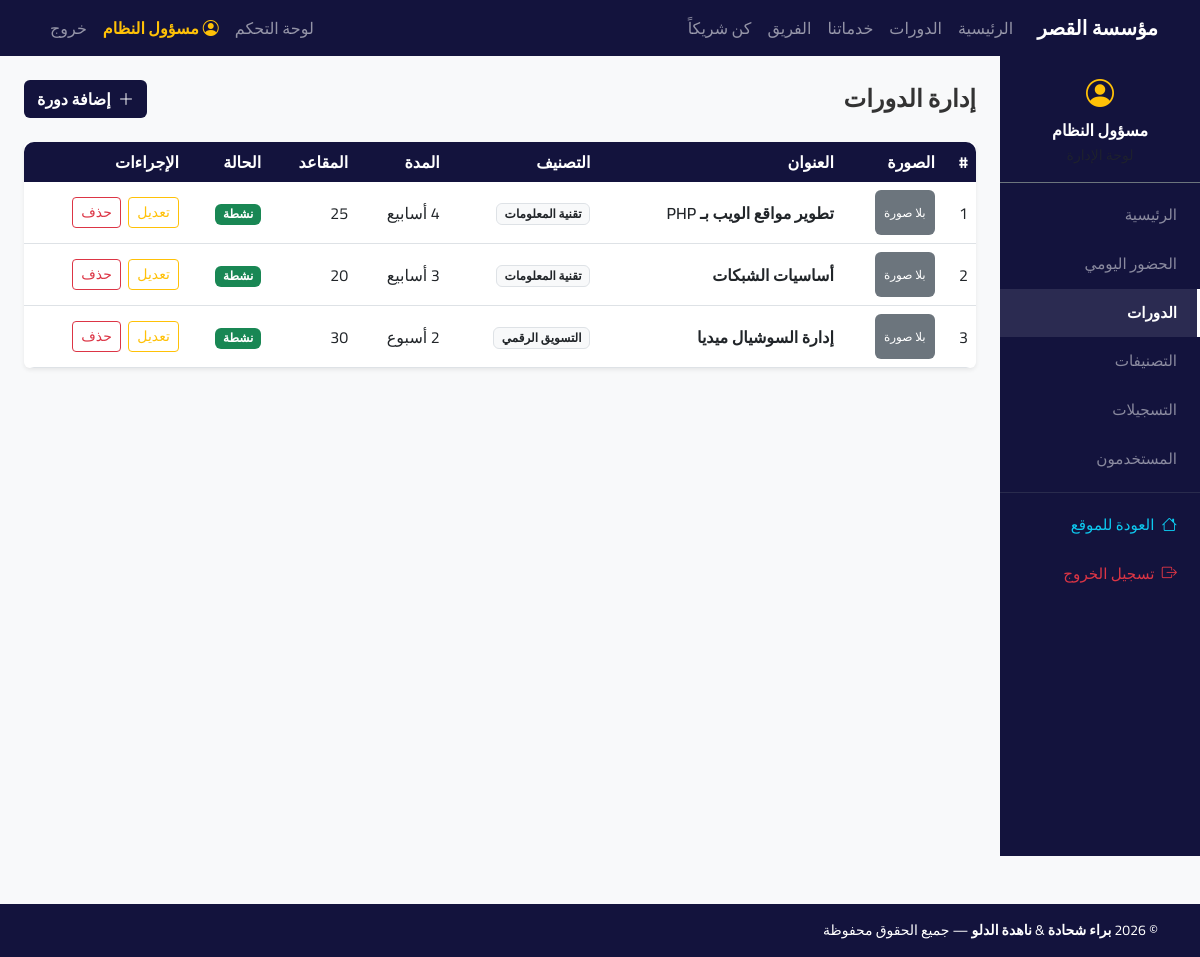
The page /admin/courses.php (signed in) on the database its author committed.
### tables this page shows
CREATE TABLE courses (
    id            INT AUTO_INCREMENT PRIMARY KEY,
    category_id   INT              NOT NULL,
    title         VARCHAR(200)     NOT NULL,
    description   TEXT,
    duration      VARCHAR(50),
    seats         INT              DEFAULT 30,
    image         VARCHAR(255),
    status        ENUM('active','inactive') DEFAULT 'active',
    created_at    TIMESTAMP        DEFAULT CURRENT_TIMESTAMP,

    FOREIGN KEY (category_id) REFERENCES categories(id) ON DELETE CASCADE
);

CREATE TABLE categories (
    id          INT AUTO_INCREMENT PRIMARY KEY,
    name        VARCHAR(100)        NOT NULL,
    description TEXT,
    created_at  TIMESTAMP           DEFAULT CURRENT_TIMESTAMP
);

### admin/courses.php (the view, shortened to what this page needs)
<?php
require_once '../includes/functions.php';
$is_admin   = true;
$courses = mysqli_query($conn, "
    SELECT c.*, cat.name AS cat_name
    FROM courses c
    LEFT JOIN categories cat ON c.category_id = cat.id
    ORDER BY c.created_at DESC
");
?>
<?php include '../includes/header.php'; ?>
<div class="container-fluid">
    <div class="row">
        <?php $active_page = 'courses'; include '../includes/admin_sidebar.php'; ?>
        <div class="col-md-10 p-4">
            <div class="d-flex justify-content-between align-items-center mb-4">
                <h4 class="fw-bold mb-0">إدارة الدورات</h4>
                <button class="btn text-white fw-bold" data-bs-toggle="modal" data-bs-target="#addModal" style="background-color: #13133d;">
                    <i class="bi bi-plus-lg me-1"></i> إضافة دورة
                </button>
            </div>
            <div class="card border-0 shadow-sm">
                <div class="card-body p-0">
                    <div class="table-responsive">
                        <table class="table table-hover align-middle mb-0">
                            <thead>
                                <tr>
                                    <th>#</th>
                                    <th>الصورة</th>
                                    <th>العنوان</th>
                                    <th>التصنيف</th>
                                    <th>المدة</th>
                                    <th>المقاعد</th>
                                    <th>الحالة</th>
                                    <th>الإجراءات</th>
                                </tr>
                            </thead>
                            <tbody>
                            <?php $i=1; while ($c = mysqli_fetch_assoc($courses)): ?>
                                <tr>
                                    <td><?php echo $i++; ?></td>
                                    <td>
                                        <?php if ($c['image']): ?>
                                            <img src="../uploads/courses/<?php echo htmlspecialchars($c['image'], ENT_QUOTES, 'UTF-8'); ?>"
                                                 style="width:60px;height:45px;object-fit:cover;border-radius:6px">
                                        <?php else: ?>
                                            <div class="bg-secondary text-white rounded d-flex align-items-center justify-content-center"
                                                 style="width:60px;height:45px;font-size:12px">
                                                بلا صورة
                                            </div>
                                        <?php endif; ?>
                                    </td>
                                    <td class="fw-semibold"><?php echo htmlspecialchars($c['title'], ENT_QUOTES, 'UTF-8'); ?></td>
                                    <td><span class="badge bg-light text-dark border"><?php echo htmlspecialchars($c['cat_name'] ?? 'بدون تصنيف', ENT_QUOTES, 'UTF-8'); ?></span></td>
                                    <td><?php echo htmlspecialchars($c['duration'] ?? '-', ENT_QUOTES, 'UTF-8'); ?></td>
                                    <td><?php echo (int)$c['seats']; ?></td>
                                    <td>
                                        <span class="badge bg-<?php echo $c['status']==='active' ? 'success' : 'secondary'; ?>">
                                            <?php echo $c['status']==='active' ? 'نشطة' : 'موقوفة'; ?>
                                        </span>
                                    </td>
                                    <td>
                                        <button class="btn btn-sm btn-outline-warning me-1"
                                                data-bs-toggle="modal" data-bs-target="#editModal"
                                                data-id="<?php echo $c['id']; ?>"
                                                data-title="<?php echo htmlspecialchars($c['title'], ENT_QUOTES, 'UTF-8'); ?>"
                                                data-desc="<?php echo htmlspecialchars($c['description'] ?? '', ENT_QUOTES, 'UTF-8'); ?>"
                                                data-duration="<?php echo htmlspecialchars($c['duration'] ?? '', ENT_QUOTES, 'UTF-8'); ?>"
                                                data-seats="<?php echo (int)$c['seats']; ?>"
                                                data-cat="<?php echo (int)$c['category_id']; ?>"
                                                data-status="<?php echo htmlspecialchars($c['status'], ENT_QUOTES, 'UTF-8'); ?>">
                                            تعديل
                                        </button>
                                        <a href="courses.php?delete=<?php echo $c['id']; ?>"
                                           class="btn btn-sm btn-outline-danger"
                                           onclick="return confirm('هل أنتِ متأكدة من حذف هذه الدورة؟');">
                                            حذف
                                        </a>
                                    </td>
                                </tr>
                            <?php endwhile; ?>
                            </tbody>
                        </table>
                    </div>
                </div>
            </div>
        </div>
    </div>
</div>
<?php include '../includes/footer.php'; ?>

### includes/header.php (shortened to what this page needs)
<!DOCTYPE html>
<html lang="ar" dir="rtl">
<head>
    <link rel="stylesheet" href="https://cdn.jsdelivr.net/npm/bootstrap@5.3.0/dist/css/bootstrap.rtl.min.css">
    <link rel="stylesheet" href="https://cdn.jsdelivr.net/npm/bootstrap-icons@1.10.0/font/bootstrap-icons.css">
    <link rel="stylesheet" href="<?php echo isset($is_admin) ? '../' : ''; ?>assets/css/style.css">
</head>
<body>
<nav class="navbar navbar-expand-lg navbar-dark sticky-top" style="background-color: #13133d;">
    <div class="container">
        <a class="navbar-brand d-flex align-items-center gap-2 fw-bold" href="<?php echo isset($is_admin) ? '../' : ''; ?>index.php">
            <span class="text-white">مؤسسة القصر</span>
        </a>
        <div class="collapse navbar-collapse" id="navMenu">
            <ul class="navbar-nav me-auto">
               <li class="nav-item"><a class="nav-link" href="<?php echo isset($is_admin) ? '../' : ''; ?>index.php">الرئيسية</a></li>
               <li class="nav-item"><a class="nav-link" href="<?php echo isset($is_admin) ? '../' : ''; ?>courses.php">الدورات</a></li>
               <li class="nav-item"><a class="nav-link" href="<?php echo isset($is_admin) ? '../' : ''; ?>index.php#services">خدماتنا</a></li>
               <li class="nav-item"><a class="nav-link" href="<?php echo isset($is_admin) ? '../' : ''; ?>index.php#team">الفريق</a></li>
               <li class="nav-item"><a class="nav-link" href="<?php echo isset($is_admin) ? '../' : ''; ?>index.php#support">كن شريكاً</a></li>
            </ul>
            <ul class="navbar-nav align-items-center">
                <?php if (isset($_SESSION['user_id'])): ?>
                    <?php if ($_SESSION['role'] === 'admin'): ?>
                        <li class="nav-item"><a class="nav-link" href="<?php echo isset($is_admin) ? '' : 'admin/'; ?>dashboard.php">لوحة التحكم</a></li>
                    <?php else: ?>
                        <li class="nav-item"><a class="nav-link" href="<?php echo isset($is_admin) ? '../' : ''; ?>my_courses.php">دوراتي</a></li>
                        <li class="nav-item"><a class="nav-link" href="<?php echo isset($is_admin) ? '../' : ''; ?>my_attendance.php">حضوري</a></li>
                    <?php endif; ?>
                    <li class="nav-item">
                        <span class="nav-link text-warning fw-semibold px-2">
                            <i class="bi bi-person-circle me-1"></i><?php echo htmlspecialchars($_SESSION['full_name']); ?>
                        </span>
                    </li>
                    <li class="nav-item"><a class="nav-link" href="<?php echo isset($is_admin) ? '../' : ''; ?>logout.php">خروج</a></li>
                <?php endif; ?>
            </ul>
        </div>
    </div>
</nav>

### includes/admin_sidebar.php (shortened to what this page needs)
<?php
$active_page = $active_page ?? '';
$menu = [
    'dashboard'    => ['dashboard.php',   'الرئيسية'],
    'attendance'   => ['attendance.php',  'الحضور اليومي'],
    'courses'      => ['courses.php',     'الدورات'],
    'categories'   => ['categories.php',  'التصنيفات'],
    'enrollments'  => ['enrollments.php', 'التسجيلات'],
    'users'        => ['users.php',       'المستخدمون'],
];
$user_display_name = $_SESSION['full_name'] ?? 'المسؤول';
?>
<div class="col-md-2 p-0 d-none d-md-block admin-sidebar-container">
    <div class="admin-sidebar">
        <div class="text-white text-center py-3 border-bottom border-secondary">
            <i class="bi bi-person-circle fs-3 d-block mb-1 text-warning"></i>
            <p class="mt-1 mb-0 fw-bold"><?php echo htmlspecialchars($user_display_name); ?></p>
            <small class="text-muted">لوحة الإدارة</small>
        </div>
        <nav class="nav flex-column mt-2">
            <?php foreach ($menu as $key => $item): ?>
                <a href="<?php echo $item[0]; ?>"
                   class="nav-link <?php echo ($active_page === $key) ? 'active fw-bold' : 'text-white-50'; ?>">
                   <?php echo $item[1]; ?>
                </a>
            <?php endforeach; ?>
            <hr class="border-secondary my-2">
            <a href="../index.php" class="nav-link text-info">
                <i class="bi bi-house me-1"></i> العودة للموقع
            </a>
            <a href="../logout.php" class="nav-link text-danger">
                <i class="bi bi-box-arrow-right me-1"></i> تسجيل الخروج
            </a>
        </nav>
    </div>
</div>

### includes/footer.php
<footer class="footer-main mt-5">
    <div class="footer-bottom py-3">
        <div class="container">
            <div   class="mb-0 small text-footer-muted">
                    &copy; <?php echo date('Y'); ?>
                    <span class="text-white fw-semibold">براء شحادة</span>
                    &amp;
                    <span class="text-white fw-semibold">ناهدة الدلو</span>
                    — جميع الحقوق محفوظة
            </div>
        </div>
    </div>
</footer>

### assets/css/style.css (style rules this page uses)
* { font-family: 'Cairo', sans-serif; }
body { background:#f8f9fa; color:#333; }
.admin-sidebar { background: #13133d; min-height: 100vh; padding: 0; }
.admin-sidebar .nav-link { color: #adb5bd; padding: 13px 20px; border-right: 3px solid transparent; transition: all .2s; font-size: 0.95rem; }
.admin-sidebar .nav-link:hover, .admin-sidebar .nav-link.active { color: white; background: rgba(255,255,255,0.1); border-right-color: #ffffff; }
.admin-sidebar .nav-link i { width: 22px; }
.table thead th { background-color: #13133d !important; color: white !important; font-weight: 700; white-space: nowrap; border: none; }
.table-responsive { border-radius: 10px; overflow: hidden; }
.footer-main { background: #13133d; color: white; }

### rows shown on the page
courses: shows "بلا صورة", title "تطوير مواقع الويب بـ PHP", category.name "تقنية المعلومات", duration "4 أسابيع", seats "25", status "نشطة"
courses: shows "بلا صورة", title "أساسيات الشبكات", category.name "تقنية المعلومات", duration "3 أسابيع", seats "20", status "نشطة"
courses: shows "بلا صورة", title "إدارة السوشيال ميديا", category.name "التسويق الرقمي", duration "2 أسبوع", seats "30", status "نشطة"

### other values the page prints
$_SESSION['full_name'] "مسؤول النظام"
$user_display_name "مسؤول النظام"
$item[1] "الرئيسية"
$item[1] "الحضور اليومي"
$item[1] "الدورات"
$item[1] "التصنيفات"
$item[1] "التسجيلات"
$item[1] "المستخدمون"
